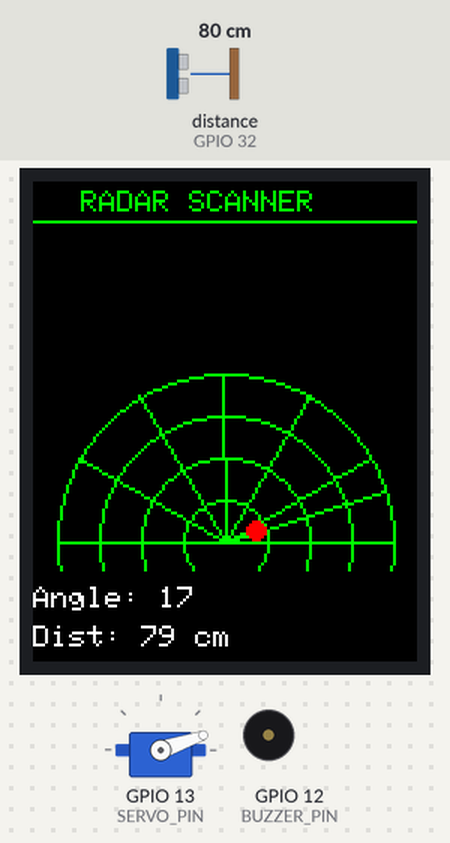
Recording of a sketch running on a simulated ESP32. Parts: 128×160 colour display, servo, buzzer (waves = sounding, pin HIGH). Wiring (inferred from the names in the program): ultrasonic range finder: trigger GPIO 33; echo GPIO 32. The test bench sets the inputs (shaded band); at power-on: distance to the obstacle (sensor on GPIO 32) 80 cm. The echo pulse lasts 58.3 µs per cm; pins used as bus, display or sensor lines are not drawn; what the sketch prints to the serial monitor is not drawn.

Above: at 1.8 s.
1.9 s: distance to the obstacle (sensor on GPIO 32) set to 28 cm
At 2.21 s:
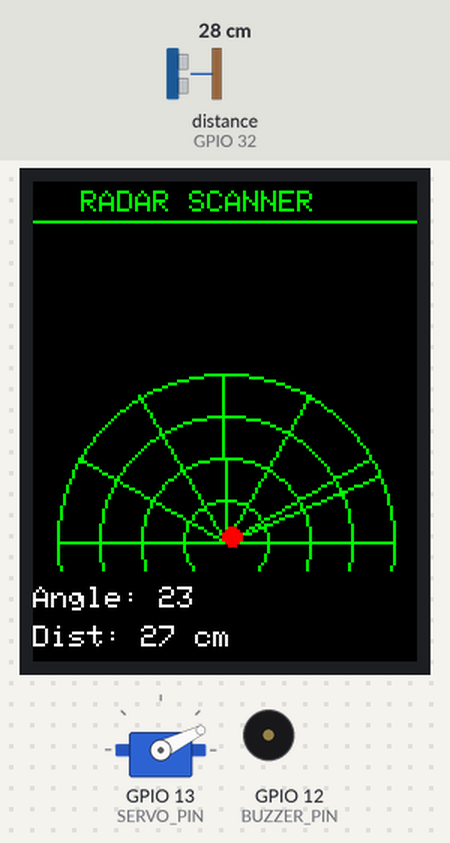
4.5 s: distance to the obstacle (sensor on GPIO 32) set to 22 cm
At 4.83 s:
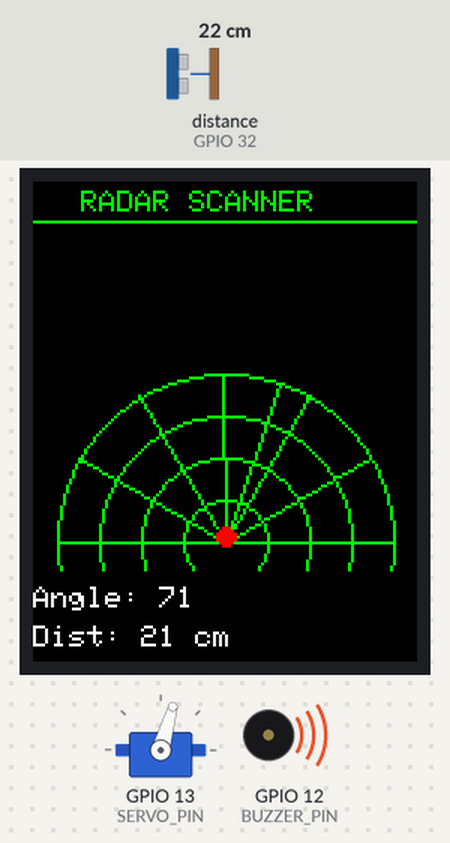
7.1 s: distance to the obstacle (sensor on GPIO 32) set to 250 cm
At 8.0 s:
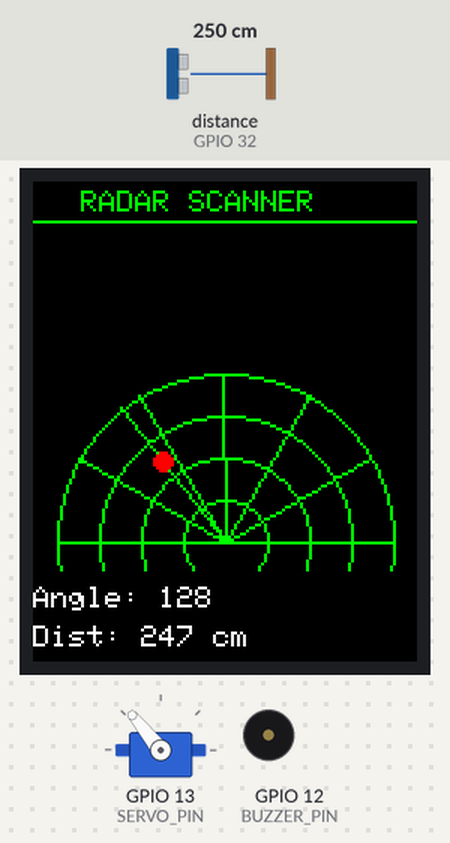
8.8 s: distance to the obstacle (sensor on GPIO 32) set to 2 cm
At 8.95 s:
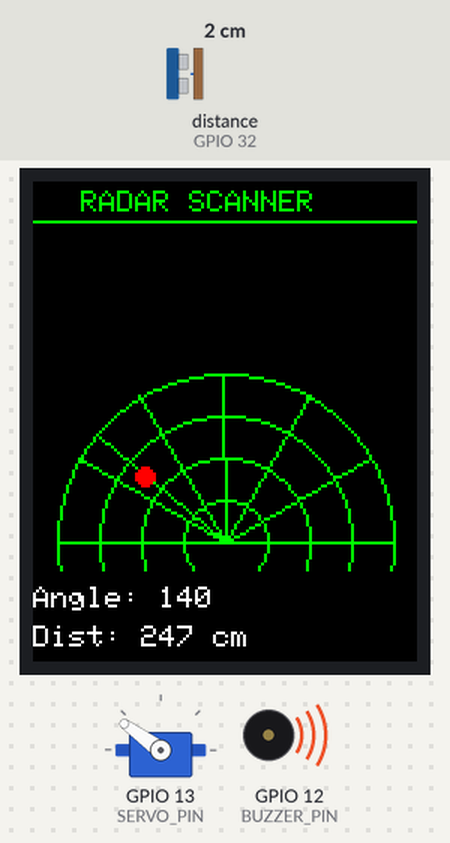
11.6 s: distance to the obstacle (sensor on GPIO 32) set to 299 cm
At 12.6 s:
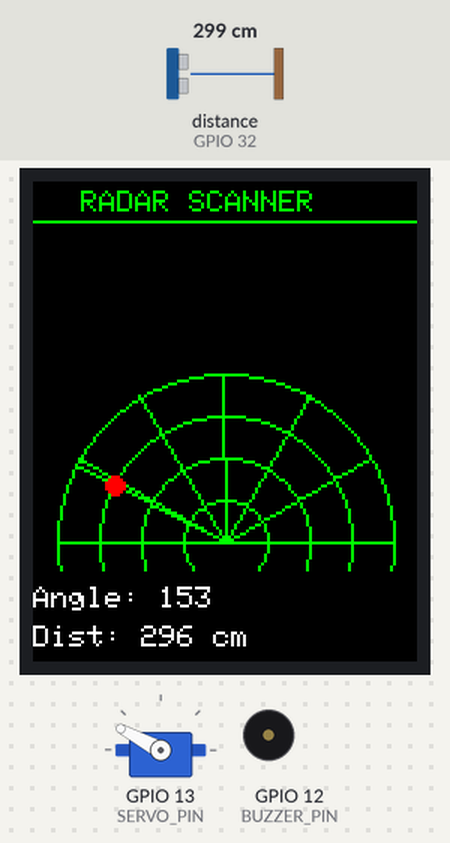
13.3 s: distance to the obstacle (sensor on GPIO 32) set to 4 cm
At 13.77 s:
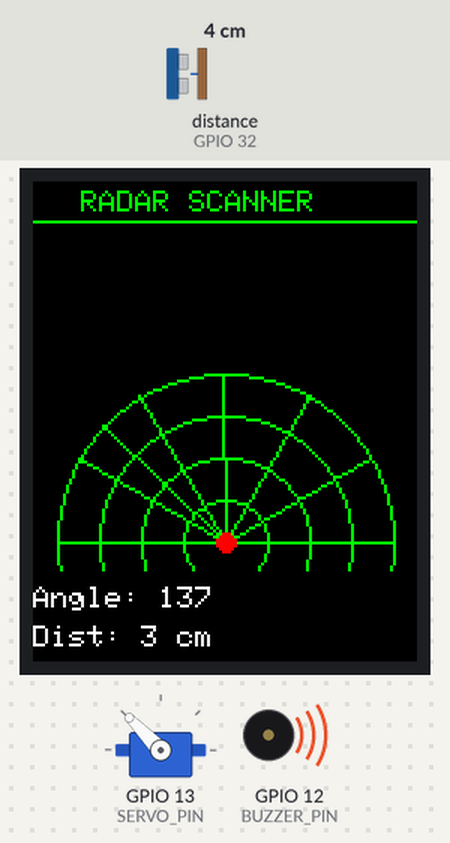
Timing chart, 0 to 19.5 s (numbered marks = the images above; inputs shaded):
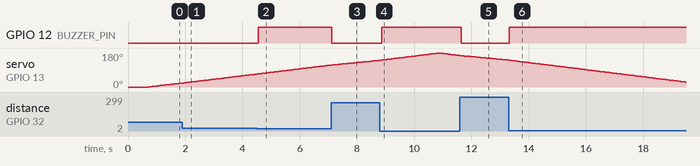

Measured:
- the behaviour switches between 26 and 25 cm on distance to the obstacle (sensor on GPIO 32) (found by bisection; images 1 and 2)
- after the input at 4.5 s, GPIO 12 (BUZZER_PIN): LOW → HIGH at once
- after the input at 7.1 s, GPIO 12 (BUZZER_PIN): HIGH → LOW at once
- after the input at 8.8 s, GPIO 12 (BUZZER_PIN): LOW → HIGH after 0.06 s
- after the input at 11.6 s, GPIO 12 (BUZZER_PIN): HIGH → LOW after 0.05 s
- after the input at 13.3 s, GPIO 12 (BUZZER_PIN): LOW → HIGH at once

The sketch:

radarPIA.ino
```cpp
#include <Adafruit_GFX.h>
#include <Adafruit_ST7735.h>
#include <SPI.h>
#include <ESP32Servo.h>

// Pin definitions
#define SERVO_PIN  13
#define TRIG_PIN   33
#define ECHO_PIN   32
#define BUZZER_PIN 12

// TFT LCD display pins
#define TFT_CS    15
#define TFT_RST   4
#define TFT_DC    2
#define TFT_MOSI  23
#define TFT_SCLK  19

// ── Objects
Servo myServo;
Adafruit_ST7735 tft = Adafruit_ST7735(TFT_CS, TFT_DC, TFT_RST);

// Scanning data
int distances[181];
int currentAngle = 0;
int sweepDirection = 1;

// Measuring the distance (cm)
long measureDistance() {
  digitalWrite(TRIG_PIN, LOW);
  delayMicroseconds(2);
  digitalWrite(TRIG_PIN, HIGH);
  delayMicroseconds(10);
  digitalWrite(TRIG_PIN, LOW);

  long duration = pulseIn(ECHO_PIN, HIGH, 30000);
  if (duration == 0) return 400;
  long d = duration * 0.034 / 2;
  return d > 400 ? 400 : d; // clamp fix
}

void drawTitle() {
  tft.fillRect(0, 0, 128, 14, ST77XX_BLACK);
  tft.setTextColor(ST77XX_GREEN);
  tft.setTextSize(1);
  tft.setCursor(16, 3);
  tft.print("RADAR SCANNER");
  tft.drawFastHLine(0, 13, 128, 0x07E0); // underline
}

// radar drawing on TFT
void drawRadar(int angle, int distance) {
  tft.fillRect(0, 15, 128, 115, ST77XX_BLACK);

  int cx = 64;
  int cy = 120;
  int radius = 56;

  // Rings
  tft.drawCircle(cx, cy, 14, ST77XX_GREEN);
  tft.drawCircle(cx, cy, 28, ST77XX_GREEN);
  tft.drawCircle(cx, cy, 42, ST77XX_GREEN);
  tft.drawCircle(cx, cy, 56, ST77XX_GREEN);

  // Angle lines
  for (int a = 0; a <= 180; a += 30) {
    float rad = radians(a);
    int x = cx + cos(rad) * radius;
    int y = cy - sin(rad) * radius;
    tft.drawLine(cx, cy, x, y, ST77XX_GREEN);
  }

  // Sweep line
  float rad = radians(angle);
  int sx = cx + cos(rad) * radius;
  int sy = cy - sin(rad) * radius;
  tft.drawLine(cx, cy, sx, sy, ST77XX_GREEN);

  // Detection dot
  if (distance < 400) {
    int r = map(distance, 0, 400, 0, radius);
    int px = cx + cos(rad) * r;
    int py = cy - sin(rad) * r;
    tft.fillCircle(px, py, 3, ST77XX_RED);
  }

  // Bottom text
  tft.fillRect(0, 130, 128, 30, ST77XX_BLACK);
  tft.setCursor(0, 135);
  tft.setTextColor(ST77XX_WHITE);
  tft.setTextSize(1);
  tft.print("Angle: ");
  tft.print(angle);
  tft.setCursor(0, 148);
  tft.print("Dist: ");
  if (distance < 400) {
    tft.print(distance);
    tft.print(" cm");
  } else {
    tft.print("---");
  }

}
//buzzer
  void handleBuzzer(int distance) {
  if (distance >= 25) {
    digitalWrite(BUZZER_PIN, LOW);
    return;}
    else
    if (distance<50) digitalWrite(BUZZER_PIN,HIGH);
    return;
  }


// ── Setup ──
void setup() {
  Serial.begin(115200);

  SPI.begin(TFT_SCLK, -1, TFT_MOSI, TFT_CS);
  tft.initR(INITR_GREENTAB);
  tft.setAddrWindow(0, 0, 127, 159);
  tft.setRotation(2);
  tft.fillScreen(ST77XX_BLACK);

  pinMode(TRIG_PIN, OUTPUT);
  pinMode(ECHO_PIN, INPUT);
  pinMode(BUZZER_PIN,OUTPUT);

  myServo.attach(SERVO_PIN, 500, 2400);
  myServo.write(0);
  delay(500);

  for (int i = 0; i <= 180; i++) distances[i] = 400;

  drawTitle(); // draw once, never touched again
}


// ── Main loop ──
void loop() {
  myServo.write(currentAngle);
  delay(30);

  distances[currentAngle] = measureDistance();
   handleBuzzer(distances[currentAngle]);
  drawRadar(currentAngle, distances[currentAngle]);

  Serial.print("Angle: ");
  Serial.print(currentAngle);
  Serial.print("° | Distance: ");
  Serial.print(distances[currentAngle]);
  Serial.println(" cm");

  currentAngle += sweepDirection;
  if (currentAngle >= 180) { currentAngle = 180; sweepDirection = -1; }
  else if (currentAngle <= 0) { currentAngle = 0; sweepDirection = 1; }
}
```
